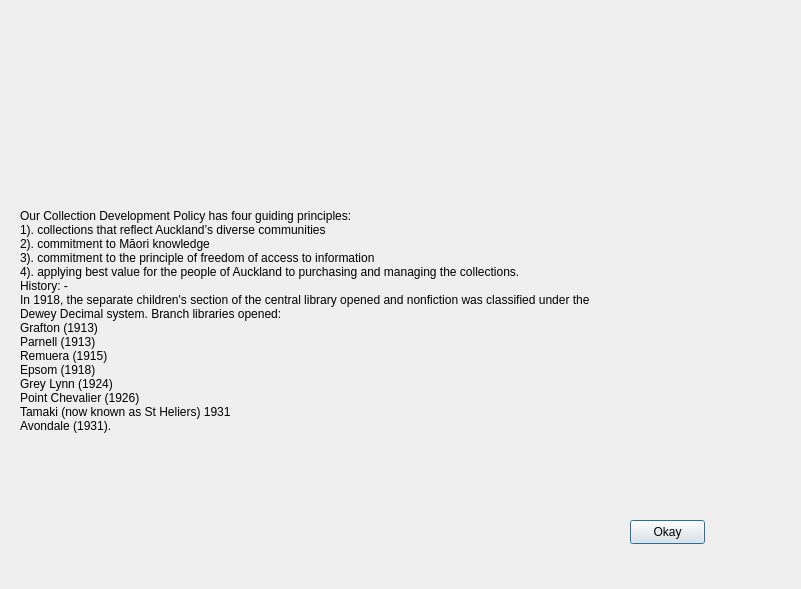
<?xml version="1.0" encoding="UTF-8"?>
<ui version="4.0">
 <class>Dialog</class>
 <widget class="QDialog" name="Dialog">
  <property name="geometry">
   <rect>
    <x>0</x>
    <y>0</y>
    <width>801</width>
    <height>589</height>
   </rect>
  </property>
  <property name="windowTitle">
   <string>Dialog</string>
  </property>
  <widget class="QLabel" name="label_Logo">
   <property name="geometry">
    <rect>
     <x>20</x>
     <y>30</y>
     <width>261</width>
     <height>71</height>
    </rect>
   </property>
   <property name="text">
    <string/>
   </property>
  </widget>
  <widget class="QLabel" name="label">
   <property name="geometry">
    <rect>
     <x>20</x>
     <y>140</y>
     <width>721</width>
     <height>361</height>
    </rect>
   </property>
   <property name="styleSheet">
    <string notr="true">border: 2px;
</string>
   </property>
   <property name="text">
    <string>Our Collection Development Policy has four guiding principles:
1). collections that reflect Auckland’s diverse communities
2). commitment to Māori knowledge
3). commitment to the principle of freedom of access to information
4). applying best value for the people of Auckland to purchasing and managing the collections.
History: - 
In 1918, the separate children's section of the central library opened and nonfiction was classified under the
Dewey Decimal system. Branch libraries opened:
Grafton (1913)
Parnell (1913)
Remuera (1915)
Epsom (1918)
Grey Lynn (1924)
Point Chevalier (1926)
Tamaki (now known as St Heliers) 1931
Avondale (1931).</string>
   </property>
  </widget>
  <widget class="QPushButton" name="pushButtonOkay">
   <property name="geometry">
    <rect>
     <x>630</x>
     <y>520</y>
     <width>75</width>
     <height>24</height>
    </rect>
   </property>
   <property name="text">
    <string>Okay</string>
   </property>
  </widget>
 </widget>
 <resources/>
 <connections/>
</ui>
